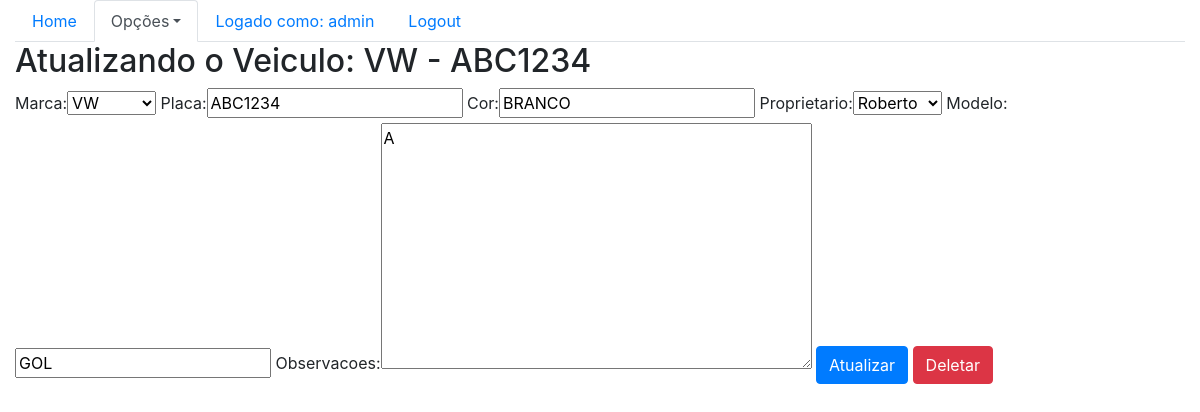
/sistema/veiculo-update/2/ (signed in), run on the app's committed database.
### core/models.py (models this page shows)
class Veiculo(models.Model):
    marca = models.ForeignKey(Marca, on_delete=models.CASCADE)
    placa = models.CharField(max_length=7)
    cor = models.CharField(max_length=15)
    proprietario = models.ForeignKey(Pessoa, on_delete=models.CASCADE)
    modelo = models.CharField(max_length=50)
    observacoes = models.TextField()
    def __str__(self):
        return self.marca.nomemarca + ' - ' + self.placa

class Marca(models.Model):
   nomemarca = models.CharField(max_length=50)
   def __str__(self):
       return self.nomemarca

### core/views.py (the view)
# urls.py: url(r'^veiculo-update/(?P<id>\d+)/$', veiculo_update, name='core_veiculo_update'),
@login_required
def veiculo_update(request, id):
    v_data = {}
    veiculo = Veiculo.objects.get(id=id)
    v_form = VeiculosForm(request.POST or None, instance=veiculo)
    v_data['veiculo'] = veiculo
    v_data['v_form'] = v_form
    if request.method == 'POST':
        if v_form.is_valid():
            v_form.save()
            return redirect('core_lista_veiculos')
    else:
        return render(request, 'core/veiculo_update.html', v_data)

### core/forms.py
class VeiculosForm(ModelForm):
    class Meta:
        model = Veiculo
        fields = '__all__'

### core/models.py (called while the page is built)
    def __str__(self):
        return self.nome

### core/templates/core/veiculo_update.html (shortened to what this page needs)
{% extends 'base.html' %}
{% load bootstrap %}
{% block menu %}
    <ul class="nav nav-tabs">
        <li class="nav-item">
            <a class="nav-link" href="{% url 'core_home' %}">Home</a>
        </li>
        <li class="nav-item dropdown">
            <a class="nav-link dropdown-toggle active" data-toggle="dropdown" href="#" role="button" aria-haspopup="true" aria-expanded="false">Opções</a>
        </li>
        {% if user.is_authenticated %}
            <li class="nav-item">
                <a class="nav-link" href="#">Logado como: {{ user }}</a>
            </li>
            <li class="nav-item">
                <a class="nav-link" href="{% url 'logout' %}">Logout</a>
            </li>
            {% else %}
            <li class="nav-item">
                <a class="nav-link" href="{% url 'login' %}">Login</a>
            </li>
        {%endif%}
    </ul>
{% endblock %}
{% block main %}
<div class="row">
    <div class="col">
        <h2> Atualizando o Veiculo: {{ veiculo }} </h2>
        <form action="{% url 'core_veiculo_update' veiculo.id %}" method="POST">
            {{ v_form | bootstrap }}
            <button type="submit" class="btn btn-primary">Atualizar</button>
            <a href="{% url 'core_veiculo_delete' veiculo.id %}" class="btn btn-danger"> Deletar</a>
        </form>
    </div>
</div>
{% endblock %}

### data on the page
Veiculo: marca+placa "VW - ABC1234", marca "VW", placa "ABC1234", cor "BRANCO", proprietario "Roberto", modelo "GOL", observacoes "A"

### other printed values
{{ user }} "admin"
